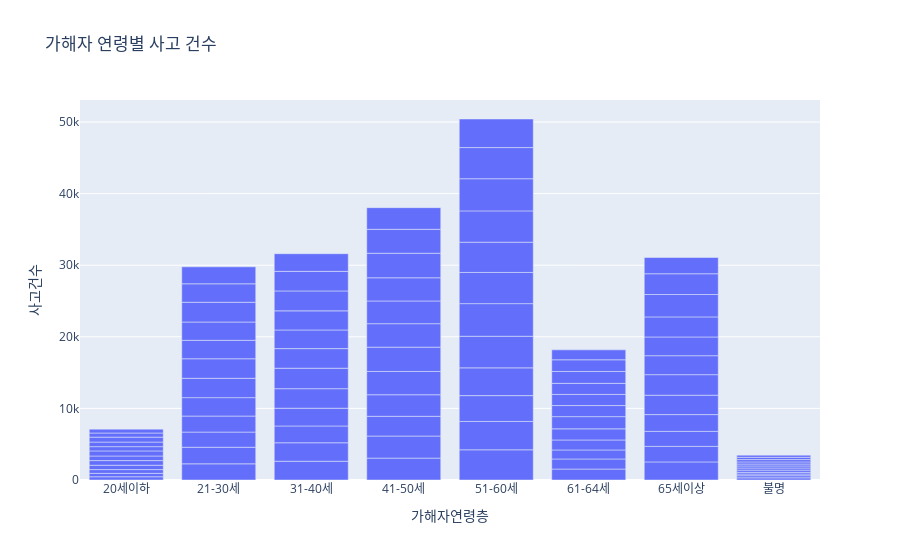

Write notebook code for a chart like this one.
### Code cell
# 가해자 연령별 사고 건수
fig = px.bar(df_age_agg_driver_month, x="가해자연령층", y="사고건수", title="가해자 연령별 사고 건수")
fig.show()

cs.tools.get_embed(cs.plotly.plot(fig, filename="가해자 연령별 사고 건수", auto_open=False))

### Figure 1 — Plotly figure (JSON) as saved in the notebook; plotly's stock layout.template omitted (floating-point values rounded to 4 significant figures)
{"data": [{"alignmentgroup": "True", "hovertemplate": "가해자연령층=%{x}<br>사고건수=%{y}<extra></extra>", "legendgroup": "", "marker": {"color": "#636efa", "pattern": {"shape": ""}}, "name": "", "offsetgroup": "", "orientation": "v", "showlegend": false, "textposition": "auto", "type": "bar", "x": ["20세이하", "20세이하", "20세이하", "20세이하", "20세이하", "20세이하", "20세이하", "20세이하", "20세이하", "20세이하", "20세이하", "20세이하", "21-30세", "21-30세", "21-30세", "21-30세", "21-30세", "21-30세", "21-30세", "21-30세", "21-30세", "21-30세", "21-30세", "21-30세", "31-40세", "31-40세", "31-40세", "31-40세", "31-40세", "31-40세", "31-40세", "31-40세", "31-40세", "31-40세", "31-40세", "31-40세", "41-50세", "41-50세", "41-50세", "41-50세", "41-50세", "41-50세", "41-50세", "41-50세", "41-50세", "41-50세", "41-50세", "41-50세", "51-60세", "51-60세", "51-60세", "51-60세", "51-60세", "51-60세", "51-60세", "51-60세", "51-60세", "51-60세", "51-60세", "51-60세", "61-64세", "61-64세", "61-64세", "61-64세", "61-64세", "61-64세", "61-64세", "61-64세", "61-64세", "61-64세", "61-64세", "61-64세", "65세이상", "65세이상", "65세이상", "65세이상", "65세이상", "65세이상", "65세이상", "65세이상", "65세이상", "65세이상", "65세이상", "65세이상", "불명", "불명", "불명", "불명", "불명", "불명", "불명", "불명", "불명", "불명", "불명", "불명"], "xaxis": "x", "y": [452, 480, 521, 612, 644, 644, 709, 596, 640, 689, 578, 534, 2260, 2315, 2120, 2238, 2570, 2700, 2728, 2582, 2555, 2760, 2575, 2372, 2620, 2580, 2346, 2478, 2730, 2858, 2738, 2604, 2671, 2783, 2733, 2465, 3057, 3080, 2762, 3006, 3256, 3391, 3281, 3173, 3239, 3426, 3345, 3020, 4218, 3961, 3608, 3874, 4416, 4555, 4359, 4225, 4372, 4492, 4351, 3990, 1529, 1407, 1262, 1394, 1554, 1704, 1549, 1552, 1550, 1657, 1632, 1385, 2527, 2167, 2097, 2344, 2708, 2870, 2648, 2618, 2801, 3124, 2902, 2266, 305, 295, 233, 240, 306, 295, 290, 266, 296, 324, 322, 298], "yaxis": "y"}], "layout": {"barmode": "relative", "legend": {"tracegroupgap": 0}, "title": {"text": "가해자 연령별 사고 건수"}, "xaxis": {"anchor": "y", "domain": [0, 1], "title": {"text": "가해자연령층"}}, "yaxis": {"anchor": "x", "domain": [0, 1], "title": {"text": "사고건수"}}}}
